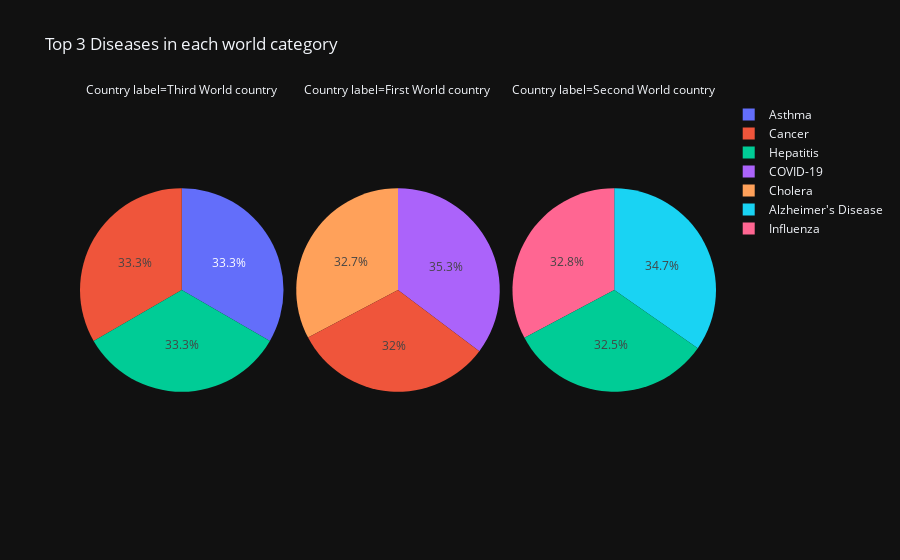

The notebook cell saved with this chart:
### Markdown cell above
## Top 3 diseases in each world category

### Code cell
top_diseases_df = get_top_3_diseases(df_counts, "Country label")
fig_pie = px.pie(top_diseases_df, values='Count', names='Disease Name',
                 title='Top 3 Diseases in each world category', facet_col='Country label')
fig_pie.show()

### Figure 1 — Plotly figure (JSON) as saved in the notebook; plotly's stock layout.template omitted (floating-point values rounded to 4 significant figures)
{"data": [{"domain": {"x": [0, 0.32], "y": [0, 1]}, "hovertemplate": "Country label=Third World country<br>Disease Name=%{label}<br>Count=%{value}<extra></extra>", "labels": ["Asthma", "Cancer", "Hepatitis"], "legendgroup": "", "name": "", "showlegend": true, "type": "pie", "values": [122, 122, 122]}, {"domain": {"x": [0.34, 0.66], "y": [0, 1]}, "hovertemplate": "Country label=First World country<br>Disease Name=%{label}<br>Count=%{value}<extra></extra>", "labels": ["COVID-19", "Cholera", "Cancer"], "legendgroup": "", "name": "", "showlegend": true, "type": "pie", "values": [140, 130, 127]}, {"domain": {"x": [0.68, 1.0], "y": [0, 1]}, "hovertemplate": "Country label=Second World country<br>Disease Name=%{label}<br>Count=%{value}<extra></extra>", "labels": ["Alzheimer's Disease", "Influenza", "Hepatitis"], "legendgroup": "", "name": "", "showlegend": true, "type": "pie", "values": [129, 122, 121]}], "layout": {"annotations": [{"font": {}, "showarrow": false, "text": "Country label=Third World country", "x": 0.16, "xanchor": "center", "xref": "paper", "y": 1, "yanchor": "bottom", "yref": "paper"}, {"font": {}, "showarrow": false, "text": "Country label=First World country", "x": 0.5, "xanchor": "center", "xref": "paper", "y": 1, "yanchor": "bottom", "yref": "paper"}, {"font": {}, "showarrow": false, "text": "Country label=Second World country", "x": 0.84, "xanchor": "center", "xref": "paper", "y": 1, "yanchor": "bottom", "yref": "paper"}], "legend": {"tracegroupgap": 0}, "title": {"text": "Top 3 Diseases in each world category"}}}
